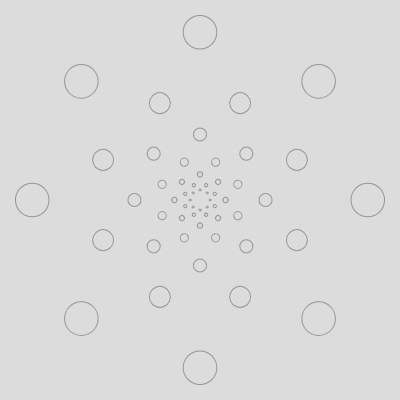
Frame 1 (no input)
Frame 60 (no input): identical to frame 1, image omitted
Frame 120 (the mouse pressed at the canvas centre since frame 60): identical to frame 1, image omitted

The p5.js sketch that drew this single still picture (run headless with seeded random() and noise() and a simulated clock; from frame 60 on, the mouse is pressed at the canvas centre):

// p5.js sketch
// ── sketch.js
let div = 8;
let sym = 360 / div;
let m = 0;

function setup() {
  createCanvas(400, 400);
  angleMode(DEGREES);
}

function draw() {
  background(220);
  noFill()
  stroke(150)
  translate(width / 2, height / 2)
  for (i = 0; i < 360; i += sym) {
      x = 10 * cos(i);
      y = 10 * sin(i);
     tile(x,y,2)
    
  }

}

function tile(x,y,r){
   circle(x, y, r);
  if(r<180){
      push()
      rotate(22.5)
      tile(x*1.6 , y*1.6 , r*1.6)
      pop()
  }
}
